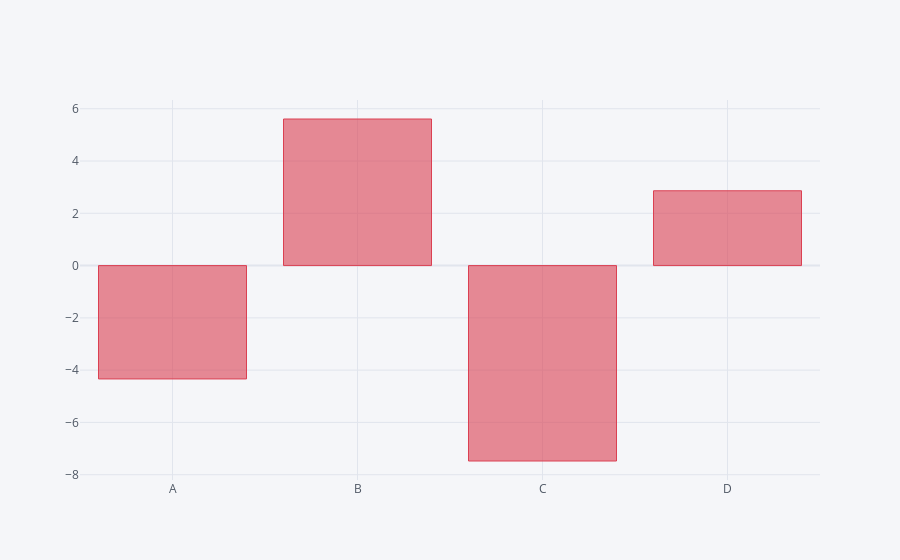

Here is the notebook cell this chart was saved with:
### Code cell
df.sum().iplot(kind='bar',color='red')

### Figure 1 — Plotly figure (JSON) as saved in the notebook; plotly's stock layout.template omitted (floating-point values rounded to 4 significant figures)
{"data": [{"marker": {"color": "rgba(219, 64, 82, 0.6)", "line": {"color": "rgba(219, 64, 82, 1.0)", "width": 1}}, "name": "None", "orientation": "v", "text": "", "type": "bar", "x": ["A", "B", "C", "D"], "y": [-4.336, 5.607, -7.475, 2.861]}], "layout": {"legend": {"bgcolor": "#F5F6F9", "font": {"color": "#4D5663"}}, "paper_bgcolor": "#F5F6F9", "plot_bgcolor": "#F5F6F9", "title": {"font": {"color": "#4D5663"}}, "xaxis": {"gridcolor": "#E1E5ED", "showgrid": true, "tickfont": {"color": "#4D5663"}, "title": {"font": {"color": "#4D5663"}, "text": ""}, "zerolinecolor": "#E1E5ED"}, "yaxis": {"gridcolor": "#E1E5ED", "showgrid": true, "tickfont": {"color": "#4D5663"}, "title": {"font": {"color": "#4D5663"}, "text": ""}, "zerolinecolor": "#E1E5ED"}}}
